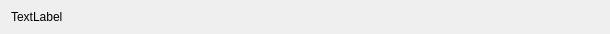
<?xml version="1.0" encoding="UTF-8"?>
<ui version="4.0">
 <class>HPanel</class>
 <widget class="QWidget" name="HPanel">
  <property name="geometry">
   <rect>
    <x>0</x>
    <y>0</y>
    <width>610</width>
    <height>34</height>
   </rect>
  </property>
  <property name="sizePolicy">
   <sizepolicy hsizetype="Preferred" vsizetype="Fixed">
    <horstretch>0</horstretch>
    <verstretch>0</verstretch>
   </sizepolicy>
  </property>
  <property name="minimumSize">
   <size>
    <width>0</width>
    <height>30</height>
   </size>
  </property>
  <property name="windowTitle">
   <string>HPanel</string>
  </property>
  <layout class="QHBoxLayout" name="panelLayout">
   <property name="topMargin">
    <number>0</number>
   </property>
   <property name="bottomMargin">
    <number>0</number>
   </property>
   <item>
    <widget class="QLabel" name="label">
     <property name="text">
      <string>TextLabel</string>
     </property>
    </widget>
   </item>
  </layout>
 </widget>
 <resources/>
 <connections/>
</ui>
